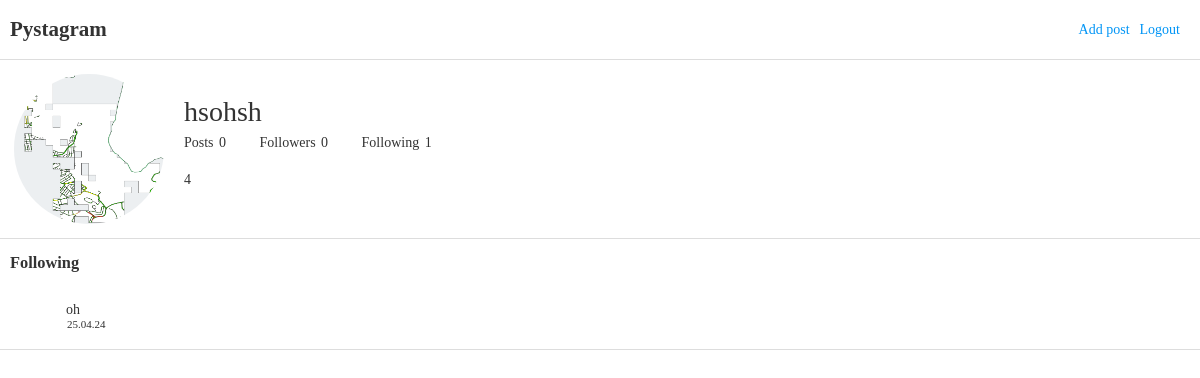
The app's page /users/3/following/ with its own data.
### users/models.py (models this page shows, shortened)
class User(AbstractUser):
    profile_image = models.ImageField(
        "프로필이미지", upload_to="users/profile", blank=True)
    short_description = models.TextField("소개글", blank=True)
    like_posts = models.ManyToManyField(
        "posts.Post",
        verbose_name="좋아요 누른 Post 목록",
        related_name="like_users",
        blank=True,
    )
    following = models.ManyToManyField(
        "self",
        verbose_name="팔로우 중인 사용자들",
        related_name="followers",
        symmetrical=False,
        through="users.Relationship",
    )

class Relationship(models.Model):
    from_user = models.ForeignKey(
        "users.User",
        verbose_name="팔로우를 요청한 사용자",
        related_name="following_relationships",
        on_delete=models.CASCADE,
    )
    to_user = models.ForeignKey(
        "users.User",
        verbose_name="팔로우 요청의 대상",
        related_name="follower_relationships",
        on_delete=models.CASCADE,
    )
    created = models.DateTimeField(auto_now_add=True)

### users/views.py (the view)
# urls.py: path("<int:user_id>/following/", following, name="following"),
def following(request, user_id):
    user = get_object_or_404(User, id=user_id)
    relationships = user.following_relationships.all()
    context = {
        "user": user,
        "relationships": relationships,
    }
    return render(request, "users/following.html", context)

### templates/users/following.html (shortened to what this page needs)
{% extends 'base_profile.html' %}
{% block bottom_data %}
<div class="relationships">
    <h3>Following</h3>
    {% for relationship in relationships %}
        <div class="relationship">
            <a href="{% url 'users:profile' user_id=relationship.to_user.id %}">
                <div class="relationship-info">
                    <span>{{ relationship.to_user.username }}</span>
                    <span>{{ relationship.created|date:"y.m.d" }}</span>
                </div>
            </a>
        </div>
    {% endfor %}
</div>
{% endblock %}

### templates/base_profile.html
{% extends 'base_nav.html' %}
{% block content %}
<div id="profile">
    <div class="info">
        {% if user.profile_image %}
            <img src="{{ user.profile_image.url }}">
        {% endif %}
        <div class="info-texts">
            <h1>{{ user.username }}</h1>
            <div class="counts">
                <dl>
                    <dt>Posts</dt>
                    <dd>
                      <a href="{% url 'users:profile' user_id=user.id %}">
                        {{ user.post_set.count }}</a>
                    </dd>
                    <dt>Followers</dt>
                    <dd>
                      <a href="{% url 'users:followers' user_id=user.id %}">
                        {{ user.followers.count }}
                      </a>
                    </dd>
                    <dt>Following</dt>
                    <dd>
                      <a href="{% url 'users:following' user_id=user.id %}">
                        {{ user.following.count }}
                      </a>
                    </dd>
                </dl>
            </div>
            <p>{{ user.short_description }}</p>
        </div>
    </div>
    {% block bottom_data %}{% endblock %}
</div>
{% endblock %}

### templates/base_nav.html
{% extends '_base.html' %}
{% block base_content %}
    {% include 'nav.html' %}
    {% block content %}{% endblock %}
{% endblock %}

### templates/_base.html (shortened to what this page needs)
{% load static %}
<!DOCTYPE html>
<html lang="ko">
<head>
    <link rel="stylesheet" href="{% static 'css/style.css' %}">
</head>
<body>
    {% block base_content %}{% endblock %}
</body>
</html>

### templates/nav.html
<nav>
  <h1><a href="{% url 'posts:feeds' %}">Pystagram</a></h1>
  <a href="{% url 'posts:post_add' %}">Add post</a>
  <a href="{% url 'users:logout' %}">Logout</a>
</nav>

### static/css/style.css (style rules this page uses)
h1, h2, h3, h4, h5, h6 { padding: 0; margin: 0; font-weight: 300; }
a { text-decoration: none; color: #333; }
html { margin: 0; font-family: "Noto Sans KR", serif; font-weight: 300; font-size: 14px; color: #333; height: 100%; }
body { margin: 0; height: 100%; }
#profile { display: flex; flex-direction: column; padding-top: 74px; }
#profile .info { display: flex; flex-direction: row; padding-bottom: 14px; border-bottom: 1px solid #ddd; padding-left: 14px; padding-right: 14px; }
#profile .info img { width: 150px; height: 150px; border-radius: 50%; margin-right: 20px; }
#profile .info .info-texts { display: flex; flex-direction: column; justify-content: center; }
#profile .info .info-texts .counts dl { margin-block-start: 0.5em; margin-block-end: 0.5em; }
#profile .info .info-texts .counts dt { display: inline-block; }
#profile .info .info-texts .counts dd { display: inline-block; margin-inline-start: 2px; margin-inline-end: 30px; font-weight: 500; }
#profile .relationships { position: relative; display: flex; flex-direction: column; }
#profile .relationships h3 { padding: 14px 10px 10px 10px; font-weight: bold; }
#profile .relationships .relationship { display: flex; flex-direction: row; position: relative; border-bottom: 1px solid #ddd; box-sizing: border-box; }
#profile .relationships .relationship > a { position: relative; display: flex; flex-direction: row; align-items: center; padding-top: 8px; padding-bottom: 8px; padding-left: 8px; box-sizing: border-box; height: 66px; }
#profile .relationships .relationship > a .relationship-info { position: absolute; display: flex; flex-direction: column; left: 66px; }
#profile .relationships .relationship > a .relationship-info span:nth-of-type(1) { font-weight: 500; }
#profile .relationships .relationship > a .relationship-info span:nth-of-type(2) { font-size: 11px; margin-left: 1px; }
body > nav { position: fixed; display: flex; flex-direction: row; align-items: center; top: 0; width: 100%; height: 60px; box-sizing: border-box; padding: 0 10px; z-index: 3; border-bottom: 1px solid #ddd; background-color: white; }
body > nav > h1 { font-weight: bold; flex-grow: 1; }
body > nav > a { font-weight: 400; color: #0095f6; margin-right: 10px; }

### records on screen
User: profile_image (picture), username "hsohsh", post_set.count "0", followers.count "0", following.count "1", short_description "4"
Relationship: to_user.username "oh", created "25.04.24"
